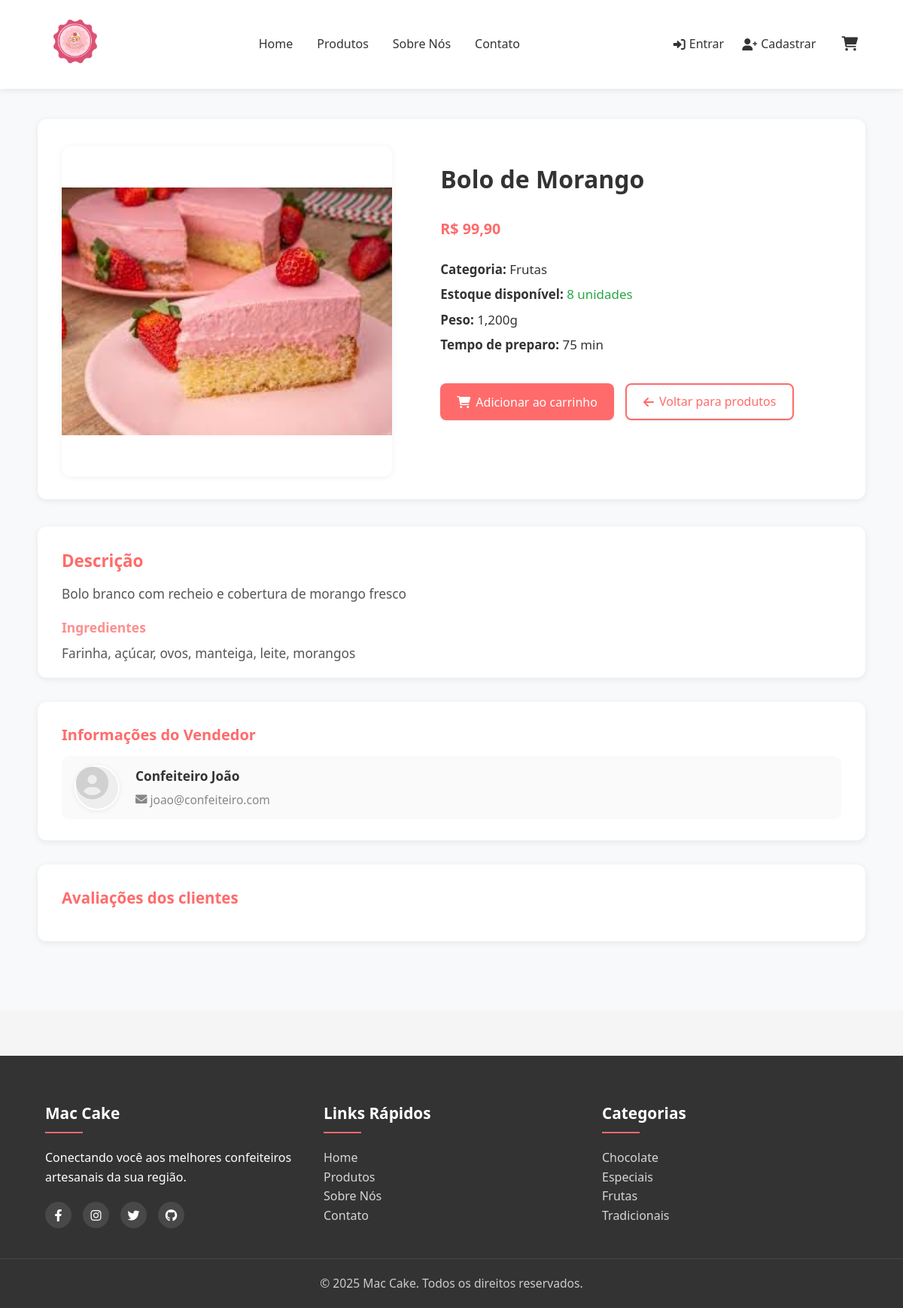
Page /pages/product_detail.php?id=2 on the committed database.
### tables this page shows
CREATE TABLE produtos (
    id INT AUTO_INCREMENT PRIMARY KEY,
    vendedor_id INT NOT NULL,
    nome VARCHAR(100) NOT NULL,
    slug VARCHAR(100) NOT NULL UNIQUE,
    descricao TEXT,
    preco DECIMAL(10,2) NOT NULL,
    preco_promocional DECIMAL(10,2) DEFAULT NULL,
    categoria VARCHAR(50),
    imagem_principal VARCHAR(255) NOT NULL,
    imagens_adicionais JSON DEFAULT NULL,
    estoque INT DEFAULT 0,
    ingredientes TEXT,
    peso DECIMAL(10,2) COMMENT 'em gramas',
    tempo_preparo INT COMMENT 'em minutos',
    destaque TINYINT(1) DEFAULT 0,
    data_cadastro DATETIME DEFAULT CURRENT_TIMESTAMP,
    data_atualizacao DATETIME DEFAULT CURRENT_TIMESTAMP ON UPDATE CURRENT_TIMESTAMP,
    ativo TINYINT(1) DEFAULT 1,
    FOREIGN KEY (vendedor_id) REFERENCES usuarios(id) ON DELETE CASCADE,
    INDEX idx_vendedor (vendedor_id),
    INDEX idx_categoria (categoria),
    INDEX idx_destaque (destaque),
    INDEX idx_preco (preco),
    FULLTEXT INDEX ft_nome_descricao (nome, descricao)
);

CREATE TABLE usuarios (
    id INT AUTO_INCREMENT PRIMARY KEY,
    nome VARCHAR(100) NOT NULL,
    email VARCHAR(100) NOT NULL UNIQUE,
    senha VARCHAR(255) NOT NULL,
    telefone VARCHAR(20),
    endereco TEXT,
    foto_perfil VARCHAR(255),
    tipo ENUM('cliente', 'vendedor', 'admin') DEFAULT 'cliente',
    data_cadastro DATETIME DEFAULT CURRENT_TIMESTAMP,
    data_atualizacao DATETIME ON UPDATE CURRENT_TIMESTAMP,
    ativo BOOLEAN DEFAULT TRUE,
    token_reset_senha VARCHAR(255),
    token_expira DATETIME,
    INDEX idx_email (email),
    INDEX idx_tipo (tipo)
);

### pages/product_detail.php (the view, shortened to what this page needs)
<?php
require_once __DIR__ . '/../includes/header.php';
$db = new Database();
$conn = $db->connect();
$product_id = isset($_GET['id']) ? (int)$_GET['id'] : 0;
$stmt = $conn->prepare("
    SELECT p.*, u.nome as vendedor_nome, u.foto_perfil as vendedor_foto, u.email as vendedor_email
    FROM produtos p
    JOIN usuarios u ON p.vendedor_id = u.id
    WHERE p.id = ? AND p.ativo = 1
    LIMIT 1
");
$stmt->execute([$product_id]);
$product = $stmt->fetch(PDO::FETCH_ASSOC);
$product_not_found = !$product;
?>
<!DOCTYPE html>
<html lang="pt-BR">
<head>
    <link rel="stylesheet" href="../assets/css/style.css">
    <link rel="stylesheet" href="../assets/css/product_detail.css">
    <link rel="stylesheet" href="https://cdnjs.cloudflare.com/ajax/libs/font-awesome/6.0.0-beta3/css/all.min.css">
</head>
<body>
    <?php require_once __DIR__ . '/../includes/header.php'; ?>
    <main class="product-detail-page">
        <?php if ($product_not_found): ?>
            <div class="product-not-found">
                <h1>Produto não encontrado</h1>
                <p>Este produto não está disponível ou foi removido.</p>
                <a href="/pages/products.php" class="btn btn-primary"><i class="fas fa-arrow-left"></i> Voltar para produtos</a>
            </div>
        <?php else: ?>
            <section class="product-main">
                <div class="product-gallery">
                    <div class="main-image">
                        <?php
                        $main_image_path = '../assets/images/uploads/products/' . htmlspecialchars($product['imagem_principal']);
                        $default_image = '../assets/images/default-product.jpg';
                        ?>
                        <img src="<?= (is_file($main_image_path) && filesize($main_image_path) > 0) ? $main_image_path : $default_image ?>"
                             alt="<?= htmlspecialchars($product['nome']) ?>"
                             onerror="this.src='<?= $default_image ?>'">
                    </div>
                </div>
                <div class="product-info">
                    <h1><?= htmlspecialchars($product['nome']) ?></h1>
                    <div class="product-pricing">
                        <?php if (!empty($product['preco_promocional']) && $product['preco_promocional'] > 0): ?>
                            <span class="original-price">R$ <?= number_format($product['preco'], 2, ',', '.') ?></span>
                            <span class="promo-price">R$ <?= number_format($product['preco_promocional'], 2, ',', '.') ?></span>
                            <span class="discount-badge">
                                -<?= ceil(100 - ($product['preco_promocional'] / $product['preco'] * 100)) ?>%
                            </span>
                        <?php else: ?>
                            <span class="price">R$ <?= number_format($product['preco'], 2, ',', '.') ?></span>
                        <?php endif; ?>
                    </div>
                    <div class="product-details">
                        <p><strong>Categoria:</strong> <?= htmlspecialchars($product['categoria'] ?: 'Indefinida') ?></p>
                        <p><strong>Estoque disponível:</strong>
                            <?php if ($product['estoque'] > 0): ?>
                                <span class="in-stock"><?= $product['estoque'] ?> unidade<?= $product['estoque'] > 1 ? 's' : '' ?></span>
                            <?php else: ?>
                                <span class="out-of-stock">Esgotado</span>
                            <?php endif; ?>
                        </p>
                        <?php if ($product['peso']): ?>
                            <p><strong>Peso:</strong> <?= number_format($product['peso'], 0) ?>g</p>
                        <?php endif; ?>
                        <?php if ($product['tempo_preparo']): ?>
                            <p><strong>Tempo de preparo:</strong> <?= $product['tempo_preparo'] ?> min</p>
                        <?php endif; ?>
                    </div>
                    <div class="product-actions">
                        <?php if ($product['estoque'] > 0): ?>
                            <button class="btn btn-primary add-to-cart-btn" data-id="<?= $product['id'] ?>">
                                <i class="fas fa-shopping-cart"></i> Adicionar ao carrinho
                            </button>
                        <?php else: ?>
                            <button class="btn btn-secondary" disabled>
                                <i class="fas fa-ban"></i> Indisponível
                            </button>
                        <?php endif; ?>
                        <a href="/pages/products.php" class="btn btn-outline">
                            <i class="fas fa-arrow-left"></i> Voltar para produtos
                        </a>
                    </div>
                </div>
            </section>
            <section class="product-description">
                <h2>Descrição</h2>
                <p><?= nl2br(htmlspecialchars($product['descricao'])) ?></p>
                <?php if ($product['ingredientes']): ?>
                    <h3>Ingredientes</h3>
                    <p><?= nl2br(htmlspecialchars($product['ingredientes'])) ?></p>
                <?php endif; ?>
            </section>
            <section class="seller-info">
                <h2>Informações do Vendedor</h2>
                <div class="seller-card">
                    <?php if ($product['vendedor_foto']): ?>
                        <img src="/assets/images/uploads/profiles/<?= htmlspecialchars($product['vendedor_foto']) ?>"
                             alt="Foto de <?= htmlspecialchars($product['vendedor_nome']) ?>" class="seller-avatar">
                    <?php else: ?>
                        <i class="fas fa-user-circle seller-avatar"></i>
                    <?php endif; ?>
                    <div class="seller-details">
                        <span class="seller-name"><?= htmlspecialchars($product['vendedor_nome']) ?></span>
                        <span class="seller-email"><i class="fas fa-envelope"></i> <?= htmlspecialchars($product['vendedor_email']) ?></span>
                    </div>
                </div>
            </section>
            <section class="product-reviews">
                <h2>Avaliações dos clientes</h2>
            </section>
        <?php endif; ?>
    </main>
    <?php require_once __DIR__ . '/../includes/footer.php'; ?>
</body>
</html>

### assets/css/style.css (style rules this page uses)
:root { --primary-color: #ff6b6b; --primary-hover: #ff5252; --secondary-color: #ff8e8e; --dark-color: #333333; --dark-light: #555555; --light-color: #f8f9fa; --gray-light: #e9ecef; --white: #ffffff; --black: #000000; --success-color: #28a745; --danger-color: #dc3545; --warning-color: #ffc107; --info-color: #17a2b8; --disabled-color: #cccccc; --space-xs: 0.5rem; --space-sm: 1rem; --space-md: 1.5rem; --space-lg: 2rem; --space-xl: 3rem; --space-xxl: 4rem; --font-size-xs: 0.75rem; --font-size-sm: 0.875rem; --font-size-md: 1rem; --font-size-lg: 1.25rem; --font-size-xl: 1.5rem; --font-size-xxl: 2rem; --font-size-xxxl: 3rem; --font-family: 'Segoe UI', Tahoma, Geneva, Verdana, sans-serif; --border-radius-sm: 4px; --border-radius-md: 8px; --border-radius-lg: 12px; --border-radius-xl: 18px; --border-radius-circle: 50%; --border-radius: var(--border-radius-md); --box-shadow: 0 2px 8px rgba(0,0,0,0.08); --shadow-sm: 0 1px 3px rgba(0, 0, 0, 0.1); --shadow-md: 0 4px 6px rgba(0, 0, 0, 0.1); --shadow-lg: 0 10px 15px rgba(0, 0, 0, 0.1); --shadow-xl: 0 20px 25px rgba(0,0,0,0.10); --transition-fast: all 0.15s ease; --transition-normal: all 0.3s ease; --transition: all 0.25s cubic-bezier(.4,0,.2,1); --transition-slow: all 0.5s ease; --z-index-dropdown: 100; --z-index-sticky: 200; --z-index-fixed: 300; --z-index-modal: 400; --z-index-mobile-nav: 500; }
*, *::before, *::after { margin: 0; padding: 0; box-sizing: border-box; }
html { scroll-behavior: smooth; font-size: 16px; }
body { font-family: var(--font-family); line-height: 1.6; color: var(--dark-color); background-color: #f5f5f5; min-height: 100vh; }
a { text-decoration: none; color: var(--primary-color); transition: var(--transition); }
button { cursor: pointer; border: none; background: none; font-family: inherit; }
.btn { display: inline-block; background: var(--primary-color); color: white; padding: 10px 22px; border: none; border-radius: var(--border-radius); cursor: pointer; transition: var(--transition); font-size: 1rem; font-weight: 500; box-shadow: var(--shadow-sm); outline: none; }
.btn-outline { background: transparent; border: 2px solid white; color: white; }
.btn-primary { background: var(--primary-color); color: #fff; }
.product-info { padding: 18px 16px 12px 16px; flex: 1 1 auto; display: flex; flex-direction: column; justify-content: space-between; }
.promo-price, .price { font-weight: bold; color: var(--primary-color); font-size: 1.2rem; margin-bottom: 5px; }

### rows in the picture
produtos: imagem_principal (picture), nome "Bolo de Morango", preco "99,90", categoria "Frutas", estoque "8", peso "1,200", tempo_preparo "75", descricao "Bolo branco com recheio e cobertura de morango fresco", ingredientes "Farinha, açúcar, ovos, manteiga, leite, morangos", vendedor.nome "Confeiteiro João", vendedor.email "joao@confeiteiro.com"

### other values in the picture
$category "Chocolate"
$category "Especiais"
$category "Frutas"
$category "Tradicionais"
